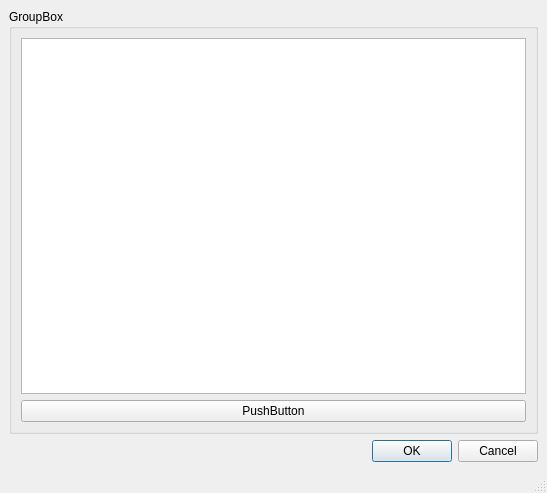
<?xml version="1.0" encoding="UTF-8"?>
<ui version="4.0">
 <class>MainWindow</class>
 <widget class="QMainWindow" name="MainWindow">
  <property name="geometry">
   <rect>
    <x>0</x>
    <y>0</y>
    <width>547</width>
    <height>493</height>
   </rect>
  </property>
  <property name="windowTitle">
   <string>MainWindow</string>
  </property>
  <widget class="QWidget" name="centralwidget">
   <layout class="QVBoxLayout" name="verticalLayout_2">
    <item>
     <widget class="QGroupBox" name="groupBox">
      <property name="title">
       <string>GroupBox</string>
      </property>
      <layout class="QVBoxLayout" name="verticalLayout">
       <item>
        <widget class="QListView" name="listView"/>
       </item>
       <item>
        <widget class="QPushButton" name="pushButton">
         <property name="text">
          <string>PushButton</string>
         </property>
        </widget>
       </item>
      </layout>
     </widget>
    </item>
    <item>
     <widget class="QDialogButtonBox" name="buttonBox">
      <property name="standardButtons">
       <set>QDialogButtonBox::Cancel|QDialogButtonBox::Ok</set>
      </property>
     </widget>
    </item>
   </layout>
  </widget>
  <widget class="QMenuBar" name="menubar">
   <property name="geometry">
    <rect>
     <x>0</x>
     <y>0</y>
     <width>547</width>
     <height>22</height>
    </rect>
   </property>
  </widget>
  <widget class="QStatusBar" name="statusbar"/>
 </widget>
 <resources/>
 <connections/>
</ui>
